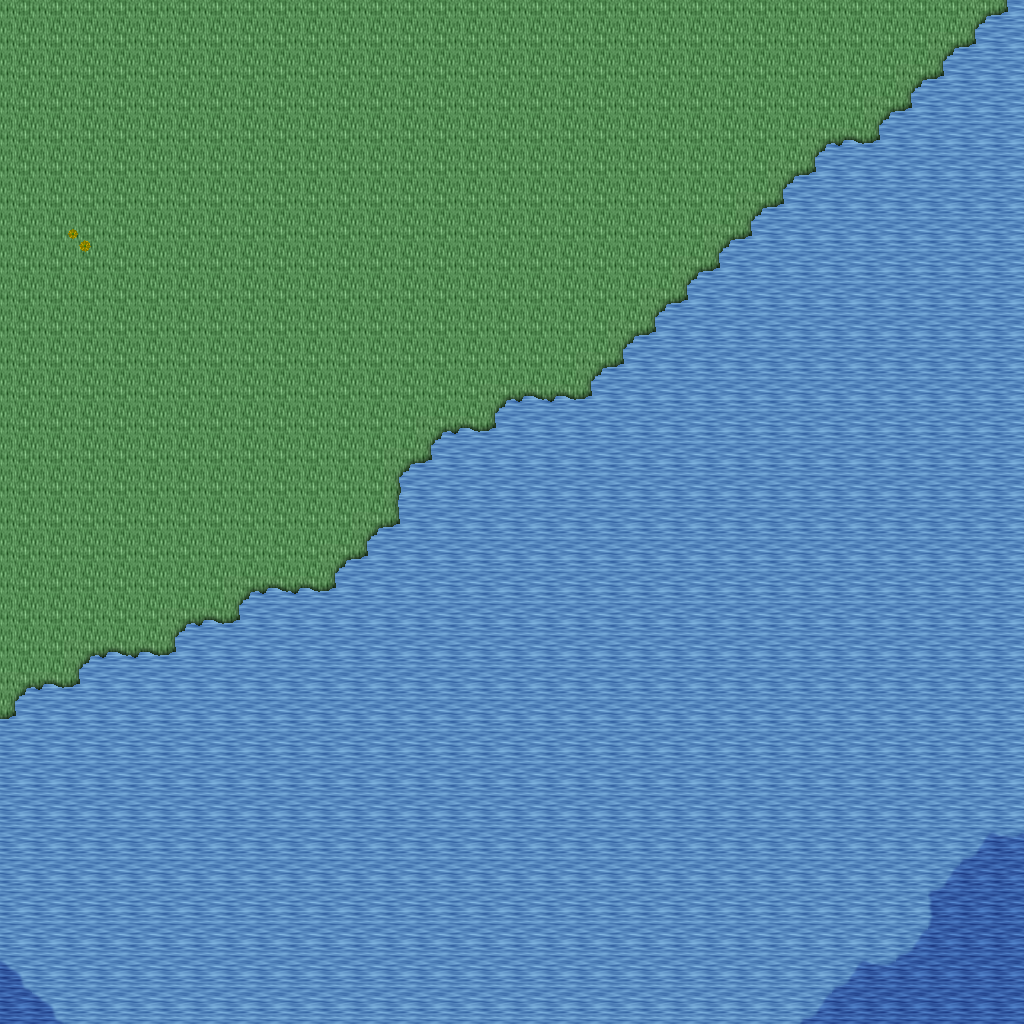

This game map was drawn from its Tiled (.tmx) file and the tilesets committed beside it. A one-line description and the trimmed map source follow:
An orthogonal 32x32 tile map with 32x32 px tiles, 5 tile layers (Ground, Objects, Objects2, Above, ...), 1 hidden layer not drawn, 12 tilesets.

<map version="1.10" tiledversion="1.11.0" orientation="orthogonal" renderorder="right-down" width="32" height="32" tilewidth="32" tileheight="32" infinite="0" nextlayerid="11" nextobjectid="1">
 <tileset firstgid="1" name="ground_ground" tilewidth="32" tileheight="32" tilecount="33" columns="3">
  <image source="../drawable/ground_ground.png" width="96" height="352" />
 </tileset>
 <tileset firstgid="34" name="ground_water_pool" tilewidth="32" tileheight="32" tilecount="72" columns="3">
  <image source="../drawable/ground_water_pool.png" width="96" height="768" />
 </tileset>
 <tileset firstgid="106" name="ground_grass_edges" tilewidth="32" tileheight="32" tilecount="36" columns="12">
  <image source="../drawable/ground_grass_edges.png" width="384" height="96" />
 </tileset>
 <tileset firstgid="142" name="ground_grass_corners" tilewidth="32" tileheight="32" tilecount="24" columns="6">
  <image source="../drawable/ground_grass_corners.png" width="192" height="128" />
 </tileset>
 <tileset firstgid="166" name="building_wall_wood" tilewidth="32" tileheight="32" tilecount="16" columns="4">
  <image source="../drawable/building_wall_wood.png" width="128" height="128" />
 </tileset>
 <tileset firstgid="182" name="plant_grasses" tilewidth="32" tileheight="32" tilecount="6" columns="3">
  <image source="../drawable/plant_grasses.png" width="96" height="64" />
 </tileset>
 <tileset firstgid="188" name="plant_flower_daisy_yellow" tilewidth="32" tileheight="32" tilecount="8" columns="2">
  <image source="../drawable/plant_flower_daisy_yellow.png" width="64" height="128" />
 </tileset>
 <tileset firstgid="196" name="plant_flower_daisy_blue" tilewidth="32" tileheight="32" tilecount="8" columns="2">
  <image source="../drawable/plant_flower_daisy_blue.png" width="64" height="128" />
 </tileset>
 <tileset firstgid="204" name="building_door_door_w" tilewidth="32" tileheight="32" tilecount="6" columns="2">
  <image source="../drawable/building_door_door_w.png" width="64" height="96" />
 </tileset>
 <tileset firstgid="210" name="building_door_door_e" tilewidth="32" tileheight="32" tilecount="6" columns="2">
  <image source="../drawable/building_door_door_e.png" width="64" height="96" />
 </tileset>
 <tileset firstgid="216" name="logic_creature_animal" tilewidth="32" tileheight="32" tilecount="32" columns="8">
  <image source="../drawable/logic_creature_animal.png" width="256" height="128" />
 </tileset>
 <tileset firstgid="248" name="logic_collision" tilewidth="32" tileheight="32" tilecount="1" columns="1">
  <image source="../drawable/logic_collision.png" width="32" height="32" />
 </tileset>
 <layer id="1" name="Ground" width="32" height="32">
  <data>[1024 cells, 1024 non-empty, 4 distinct tile ids]</data>
 </layer>
 <layer id="2" name="Objects" width="32" height="32">
  <data>[1024 cells, 62 non-empty, 7 distinct tile ids]</data>
 </layer>
 <layer id="3" name="Objects2" width="32" height="32">
  <data>[1024 cells, 1 non-empty, 1 distinct tile ids]</data>
 </layer>
 <layer id="4" name="Above" width="32" height="32">
  <data>[1024 cells, 0 non-empty, 0 distinct tile ids]</data>
 </layer>
 <layer id="5" name="Above2" width="32" height="32">
  <data>[1024 cells, 0 non-empty, 0 distinct tile ids]</data>
 </layer>
 <layer id="6" name="Walkable" width="32" height="32" visible="0">
  <data>[1024 cells, 28 non-empty, 1 distinct tile ids]</data>
 </layer>
 <objectgroup id="7" name="Mapevents" />
 <objectgroup id="8" name="Spawn" />
 <objectgroup id="9" name="Keys" />
 <objectgroup id="10" name="Replace" />
</map>
